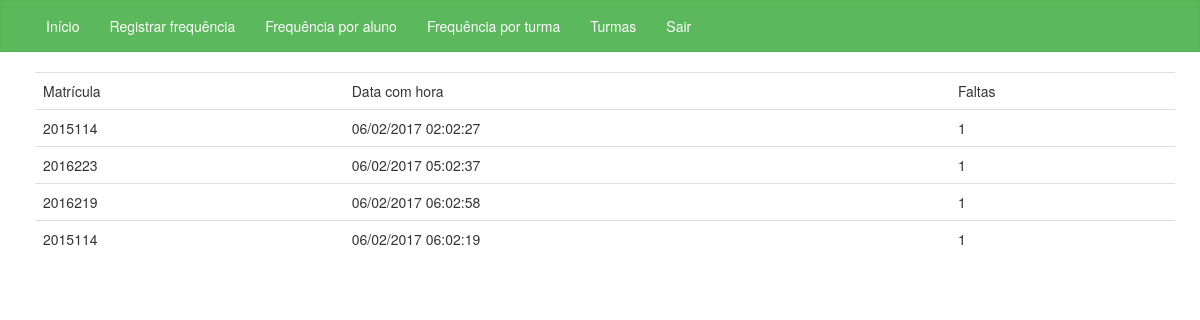
The app's page /appfrequencia/frequencia/aluno/ (signed in) with its own data.
### appfrequencia/models.py (models this page shows, shortened)
class Frequencia(models.Model):
    matricula = models.ForeignKey(Aluno, on_delete=models.CASCADE)
    data_com_hora = models.DateTimeField(auto_now=True)
    faltas = models.IntegerField(default=0)

class Aluno(models.Model):
    id_turma = models.ForeignKey(Turma, on_delete=models.CASCADE)
    matricula = models.IntegerField(default=0)
    nome = models.CharField(max_length=60)
    def __str__(self):
        return str(self.matricula)

### appfrequencia/views.py (the view)
@login_required(login_url="login")
def frequencia_por_aluno(request):
    frequencias = Frequencia.objects.all()
    return render(request, "frequencia_aluno.html", {'frequencias' : frequencias})

### templates/frequencia_aluno.html (shortened to what this page needs)
<!DOCTYPE html>
<html lang="en">
<head>
    <link href="https://maxcdn.bootstrapcdn.com/bootstrap/3.3.6/css/bootstrap.min.css" rel="stylesheet">
</head>
<body>
<nav class="navbar navbar-default">
    <div class="container-fluid">
        <div class="collapse navbar-collapse" id="bs-example-navbar-collapse-1">
            <ul class="nav navbar-nav">
                <li><a href="{% url 'home' %}">Início</a></li>
                <li><a href="{% url 'frequencia' %}">Registrar frequência</a></li>
                <li><a href="{% url 'frequencia_por_aluno' %}">Frequência por aluno</a></li>
                <li><a href="{% url 'frequencia_por_turma' %}">Frequência por turma</a></li>
                <li><a href="{% url 'turmas' %}">Turmas</a></li>
                <li><a href="{% url 'logout' %}">Sair</a></li>
            </ul>
        </div>
    </div>
</nav>
<div class="container">
    <table class="table table-hover">
        <tr>
            <td>Matrícula</td>
            <td>Data com hora</td>
            <td>Faltas</td>
        </tr>
        {% for frequencia in frequencias %}
            <tr>
                <td>{{ frequencia.matricula }}</td>
                <td>{{ frequencia.data_com_hora|date:"d/m/Y h:m:s" }}</td>
                <td>{{ frequencia.faltas }}</td>
            </tr>
        {% endfor %}
    </table>
</div>
</body>
</html>

### templates/frequencia_aluno.html (style rules this page uses)
.container { margin-left: 20px; }
.navbar-default { background-color: #5cb85c; border-color: #54b554; border-radius: 0; }
.navbar-default .navbar-nav > li > a { color: #FFFFFF !important; }

### records on screen
Frequencia: matricula "2015114", data_com_hora "06/02/2017 02:02:27", faltas "1"
Frequencia: matricula "2016223", data_com_hora "06/02/2017 05:02:37", faltas "1"
Frequencia: matricula "2016219", data_com_hora "06/02/2017 06:02:58", faltas "1"
Frequencia: matricula "2015114", data_com_hora "06/02/2017 06:02:19", faltas "1"
